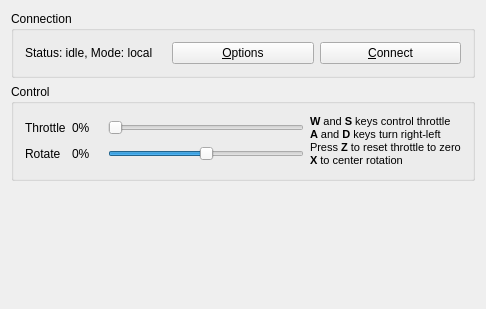
<?xml version="1.0" encoding="UTF-8"?>
<ui version="4.0">
 <class>MainWindow</class>
 <widget class="QMainWindow" name="MainWindow">
  <property name="geometry">
   <rect>
    <x>0</x>
    <y>0</y>
    <width>486</width>
    <height>309</height>
   </rect>
  </property>
  <property name="windowTitle">
   <string>Boat Controler</string>
  </property>
  <widget class="QWidget" name="centralWidget">
   <layout class="QVBoxLayout" name="verticalLayout">
    <item>
     <widget class="QGroupBox" name="groupBox_2">
      <property name="title">
       <string>Connection</string>
      </property>
      <layout class="QHBoxLayout" name="horizontalLayout_2">
       <item>
        <widget class="QLabel" name="connectionStateLabel">
         <property name="text">
          <string>Status: idle, Mode: local</string>
         </property>
        </widget>
       </item>
       <item>
        <widget class="QPushButton" name="connectionOptionsButton">
         <property name="text">
          <string>&amp;Options</string>
         </property>
        </widget>
       </item>
       <item>
        <widget class="QPushButton" name="connectButton">
         <property name="text">
          <string>&amp;Connect</string>
         </property>
        </widget>
       </item>
      </layout>
     </widget>
    </item>
    <item>
     <widget class="QGroupBox" name="groupBox">
      <property name="title">
       <string>Control</string>
      </property>
      <layout class="QHBoxLayout" name="horizontalLayout">
       <item>
        <layout class="QGridLayout" name="gridLayout">
         <item row="0" column="0">
          <widget class="QLabel" name="label_2">
           <property name="text">
            <string>Throttle</string>
           </property>
          </widget>
         </item>
         <item row="0" column="1">
          <widget class="QLabel" name="throttleLabel">
           <property name="minimumSize">
            <size>
             <width>30</width>
             <height>0</height>
            </size>
           </property>
           <property name="text">
            <string>0%</string>
           </property>
          </widget>
         </item>
         <item row="0" column="2">
          <widget class="QSlider" name="throttleSlider">
           <property name="tracking">
            <bool>false</bool>
           </property>
           <property name="orientation">
            <enum>Qt::Horizontal</enum>
           </property>
          </widget>
         </item>
         <item row="1" column="0">
          <widget class="QLabel" name="label">
           <property name="text">
            <string>Rotate</string>
           </property>
          </widget>
         </item>
         <item row="1" column="1">
          <widget class="QLabel" name="rotateLabel">
           <property name="minimumSize">
            <size>
             <width>30</width>
             <height>0</height>
            </size>
           </property>
           <property name="text">
            <string>0%</string>
           </property>
          </widget>
         </item>
         <item row="1" column="2">
          <widget class="QSlider" name="rotateSlider">
           <property name="minimum">
            <number>-50</number>
           </property>
           <property name="maximum">
            <number>50</number>
           </property>
           <property name="value">
            <number>0</number>
           </property>
           <property name="tracking">
            <bool>false</bool>
           </property>
           <property name="orientation">
            <enum>Qt::Horizontal</enum>
           </property>
          </widget>
         </item>
        </layout>
       </item>
       <item>
        <widget class="QLabel" name="label_5">
         <property name="text">
          <string>&lt;!DOCTYPE HTML PUBLIC &quot;-//W3C//DTD HTML 4.0//EN&quot; &quot;http://www.w3.org/TR/REC-html40/strict.dtd&quot;&gt;
&lt;html&gt;&lt;head&gt;&lt;meta name=&quot;qrichtext&quot; content=&quot;1&quot; /&gt;&lt;style type=&quot;text/css&quot;&gt;
p, li { white-space: pre-wrap; }
&lt;/style&gt;&lt;/head&gt;&lt;body style=&quot; font-family:'MS Shell Dlg 2'; font-size:8.25pt; font-weight:400; font-style:normal;&quot;&gt;
&lt;p style=&quot; margin-top:0px; margin-bottom:0px; margin-left:0px; margin-right:0px; -qt-block-indent:0; text-indent:0px;&quot;&gt;&lt;span style=&quot; font-size:8pt; font-weight:600;&quot;&gt;W&lt;/span&gt;&lt;span style=&quot; font-size:8pt;&quot;&gt; and &lt;/span&gt;&lt;span style=&quot; font-size:8pt; font-weight:600;&quot;&gt;S&lt;/span&gt;&lt;span style=&quot; font-size:8pt;&quot;&gt; keys control throttle&lt;/span&gt;&lt;/p&gt;
&lt;p style=&quot; margin-top:0px; margin-bottom:0px; margin-left:0px; margin-right:0px; -qt-block-indent:0; text-indent:0px;&quot;&gt;&lt;span style=&quot; font-size:8pt; font-weight:600;&quot;&gt;A&lt;/span&gt;&lt;span style=&quot; font-size:8pt;&quot;&gt; and &lt;/span&gt;&lt;span style=&quot; font-size:8pt; font-weight:600;&quot;&gt;D&lt;/span&gt;&lt;span style=&quot; font-size:8pt;&quot;&gt; keys turn right-left&lt;/span&gt;&lt;/p&gt;
&lt;p style=&quot; margin-top:0px; margin-bottom:0px; margin-left:0px; margin-right:0px; -qt-block-indent:0; text-indent:0px;&quot;&gt;&lt;span style=&quot; font-size:8pt;&quot;&gt;Press &lt;/span&gt;&lt;span style=&quot; font-size:8pt; font-weight:600;&quot;&gt;Z&lt;/span&gt;&lt;span style=&quot; font-size:8pt;&quot;&gt; to reset throttle to zero&lt;/span&gt;&lt;/p&gt;
&lt;p style=&quot; margin-top:0px; margin-bottom:0px; margin-left:0px; margin-right:0px; -qt-block-indent:0; text-indent:0px;&quot;&gt;&lt;span style=&quot; font-size:8pt; font-weight:600;&quot;&gt;X&lt;/span&gt;&lt;span style=&quot; font-size:8pt;&quot;&gt; to center rotation&lt;/span&gt;&lt;/p&gt;&lt;/body&gt;&lt;/html&gt;</string>
         </property>
         <property name="textFormat">
          <enum>Qt::RichText</enum>
         </property>
         <property name="wordWrap">
          <bool>true</bool>
         </property>
        </widget>
       </item>
      </layout>
     </widget>
    </item>
    <item>
     <spacer name="verticalSpacer">
      <property name="orientation">
       <enum>Qt::Vertical</enum>
      </property>
      <property name="sizeHint" stdset="0">
       <size>
        <width>20</width>
        <height>82</height>
       </size>
      </property>
     </spacer>
    </item>
   </layout>
  </widget>
 </widget>
 <layoutdefault spacing="6" margin="11"/>
 <resources/>
 <connections>
  <connection>
   <sender>connectButton</sender>
   <signal>clicked()</signal>
   <receiver>MainWindow</receiver>
   <slot>connectButtonClicked()</slot>
   <hints>
    <hint type="sourcelabel">
     <x>401</x>
     <y>49</y>
    </hint>
    <hint type="destinationlabel">
     <x>483</x>
     <y>51</y>
    </hint>
   </hints>
  </connection>
  <connection>
   <sender>throttleSlider</sender>
   <signal>valueChanged(int)</signal>
   <receiver>MainWindow</receiver>
   <slot>throttleSliderChanged(int)</slot>
   <hints>
    <hint type="sourcelabel">
     <x>199</x>
     <y>115</y>
    </hint>
    <hint type="destinationlabel">
     <x>45</x>
     <y>191</y>
    </hint>
   </hints>
  </connection>
  <connection>
   <sender>rotateSlider</sender>
   <signal>valueChanged(int)</signal>
   <receiver>MainWindow</receiver>
   <slot>rotateSliderChanged(int)</slot>
   <hints>
    <hint type="sourcelabel">
     <x>158</x>
     <y>134</y>
    </hint>
    <hint type="destinationlabel">
     <x>195</x>
     <y>194</y>
    </hint>
   </hints>
  </connection>
  <connection>
   <sender>connectionOptionsButton</sender>
   <signal>clicked()</signal>
   <receiver>MainWindow</receiver>
   <slot>optionsButtonClicked()</slot>
   <hints>
    <hint type="sourcelabel">
     <x>240</x>
     <y>44</y>
    </hint>
    <hint type="destinationlabel">
     <x>384</x>
     <y>263</y>
    </hint>
   </hints>
  </connection>
 </connections>
 <slots>
  <slot>connectButtonClicked()</slot>
  <slot>throttleSliderChanged(int)</slot>
  <slot>rotateSliderChanged(int)</slot>
  <slot>optionsButtonClicked()</slot>
 </slots>
</ui>
